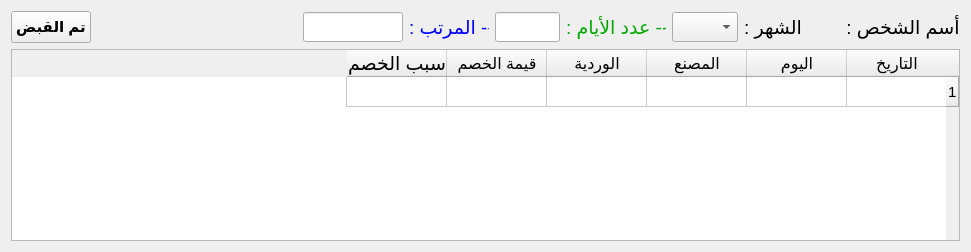
        <widget class="QWidget" name="page_4">
         <layout class="QVBoxLayout" name="verticalLayout_12">
          <item>
           <layout class="QHBoxLayout" name="horizontalLayout_347">
            <item>
             <widget class="QPushButton" name="pushButton_8">
              <property name="minimumSize">
               <size>
                <width>0</width>
                <height>32</height>
               </size>
              </property>
              <property name="maximumSize">
               <size>
                <width>100</width>
                <height>62</height>
               </size>
              </property>
              <property name="font">
               <font>
                <pointsize>11</pointsize>
                <bold>true</bold>
               </font>
              </property>
              <property name="toolTip">
               <string>&lt;html&gt;&lt;head/&gt;&lt;body&gt;&lt;p&gt;&lt;span style=&quot; font-size:10pt; color:#0000ff;&quot;&gt;إضغط هنا لتسجيل أن الشخص قبض مرتبه&lt;/span&gt;&lt;/p&gt;&lt;/body&gt;&lt;/html&gt;</string>
              </property>
              <property name="styleSheet">
               <string notr="true">QPushButton::hover{
background-color:rgb(255, 170, 127);
}</string>
              </property>
              <property name="text">
               <string>تم القبض</string>
              </property>
             </widget>
            </item>
            <item>
             <widget class="QLabel" name="label_22">
              <property name="minimumSize">
               <size>
                <width>200</width>
                <height>0</height>
               </size>
              </property>
              <property name="font">
               <font>
                <pointsize>14</pointsize>
               </font>
              </property>
              <property name="layoutDirection">
               <enum>Qt::RightToLeft</enum>
              </property>
              <property name="text">
               <string/>
              </property>
              <property name="alignment">
               <set>Qt::AlignCenter</set>
              </property>
             </widget>
            </item>
            <item>
             <widget class="QLineEdit" name="lineEdit_2">
              <property name="minimumSize">
               <size>
                <width>0</width>
                <height>30</height>
               </size>
              </property>
              <property name="maximumSize">
               <size>
                <width>100</width>
                <height>16777215</height>
               </size>
              </property>
              <property name="font">
               <font>
                <pointsize>12</pointsize>
               </font>
              </property>
              <property name="styleSheet">
               <string notr="true">color: rgb(0, 0, 255);</string>
              </property>
              <property name="alignment">
               <set>Qt::AlignCenter</set>
              </property>
             </widget>
            </item>
            <item>
             <widget class="QLabel" name="label_47">
              <property name="maximumSize">
               <size>
                <width>80</width>
                <height>16777215</height>
               </size>
              </property>
              <property name="font">
               <font>
                <pointsize>14</pointsize>
               </font>
              </property>
              <property name="layoutDirection">
               <enum>Qt::RightToLeft</enum>
              </property>
              <property name="styleSheet">
               <string notr="true">color: rgb(0, 0, 255);</string>
              </property>
              <property name="text">
               <string>-- المرتب :</string>
              </property>
              <property name="alignment">
               <set>Qt::AlignRight|Qt::AlignTrailing|Qt::AlignVCenter</set>
              </property>
             </widget>
            </item>
            <item>
             <widget class="QLineEdit" name="lineEdit_3">
              <property name="minimumSize">
               <size>
                <width>0</width>
                <height>30</height>
               </size>
              </property>
              <property name="maximumSize">
               <size>
                <width>65</width>
                <height>16777215</height>
               </size>
              </property>
              <property name="font">
               <font>
                <pointsize>12</pointsize>
               </font>
              </property>
              <property name="styleSheet">
               <string notr="true">color: rgb(0, 170, 0);</string>
              </property>
              <property name="alignment">
               <set>Qt::AlignCenter</set>
              </property>
             </widget>
            </item>
            <item>
             <widget class="QLabel" name="label_48">
              <property name="maximumSize">
               <size>
                <width>100</width>
                <height>16777215</height>
               </size>
              </property>
              <property name="font">
               <font>
                <pointsize>14</pointsize>
               </font>
              </property>
              <property name="layoutDirection">
               <enum>Qt::RightToLeft</enum>
              </property>
              <property name="styleSheet">
               <string notr="true">color: rgb(0, 170, 0);</string>
              </property>
              <property name="text">
               <string>-- عدد الأيام :</string>
              </property>
              <property name="alignment">
               <set>Qt::AlignRight|Qt::AlignTrailing|Qt::AlignVCenter</set>
              </property>
             </widget>
            </item>
            <item>
             <widget class="QComboBox" name="comboBox_5">
              <property name="minimumSize">
               <size>
                <width>0</width>
                <height>30</height>
               </size>
              </property>
              <property name="maximumSize">
               <size>
                <width>66</width>
                <height>16777215</height>
               </size>
              </property>
              <property name="font">
               <font>
                <pointsize>13</pointsize>
               </font>
              </property>
             </widget>
            </item>
            <item>
             <widget class="QLabel" name="label_21">
              <property name="maximumSize">
               <size>
                <width>100</width>
                <height>16777215</height>
               </size>
              </property>
              <property name="font">
               <font>
                <pointsize>14</pointsize>
               </font>
              </property>
              <property name="layoutDirection">
               <enum>Qt::RightToLeft</enum>
              </property>
              <property name="text">
               <string>    الشهر :</string>
              </property>
              <property name="alignment">
               <set>Qt::AlignCenter</set>
              </property>
             </widget>
            </item>
            <item>
             <widget class="QLabel" name="label_2">
              <property name="font">
               <font>
                <pointsize>14</pointsize>
               </font>
              </property>
              <property name="layoutDirection">
               <enum>Qt::RightToLeft</enum>
              </property>
              <property name="text">
               <string/>
              </property>
              <property name="alignment">
               <set>Qt::AlignLeading|Qt::AlignLeft|Qt::AlignVCenter</set>
              </property>
             </widget>
            </item>
            <item>
             <widget class="QLabel" name="label_321">
              <property name="maximumSize">
               <size>
                <width>138</width>
                <height>16777215</height>
               </size>
              </property>
              <property name="font">
               <font>
                <pointsize>14</pointsize>
               </font>
              </property>
              <property name="layoutDirection">
               <enum>Qt::LeftToRight</enum>
              </property>
              <property name="text">
               <string>أسم الشخص :</string>
              </property>
              <property name="alignment">
               <set>Qt::AlignCenter</set>
              </property>
             </widget>
            </item>
           </layout>
          </item>
          <item>
           <widget class="QTableWidget" name="tableWidget_3">
            <property name="font">
             <font>
              <pointsize>11</pointsize>
             </font>
            </property>
            <property name="layoutDirection">
             <enum>Qt::RightToLeft</enum>
            </property>
            <row>
             <property name="text">
              <string>1</string>
             </property>
            </row>
            <column>
             <property name="text">
              <string>التاريخ</string>
             </property>
             <property name="font">
              <font>
               <pointsize>12</pointsize>
              </font>
             </property>
            </column>
            <column>
             <property name="text">
              <string>اليوم</string>
             </property>
             <property name="font">
              <font>
               <pointsize>12</pointsize>
              </font>
             </property>
            </column>
            <column>
             <property name="text">
              <string>المصنع</string>
             </property>
             <property name="font">
              <font>
               <pointsize>12</pointsize>
              </font>
             </property>
            </column>
            <column>
             <property name="text">
              <string>الوردية</string>
             </property>
             <property name="font">
              <font>
               <pointsize>12</pointsize>
              </font>
             </property>
            </column>
            <column>
             <property name="text">
              <string>قيمة الخصم</string>
             </property>
             <property name="font">
              <font>
               <pointsize>12</pointsize>
              </font>
             </property>
            </column>
            <column>
             <property name="text">
              <string>سبب الخصم</string>
             </property>
             <property name="font">
              <font>
               <pointsize>14</pointsize>
              </font>
             </property>
            </column>
           </widget>
          </item>
         </layout>
        </widget>
